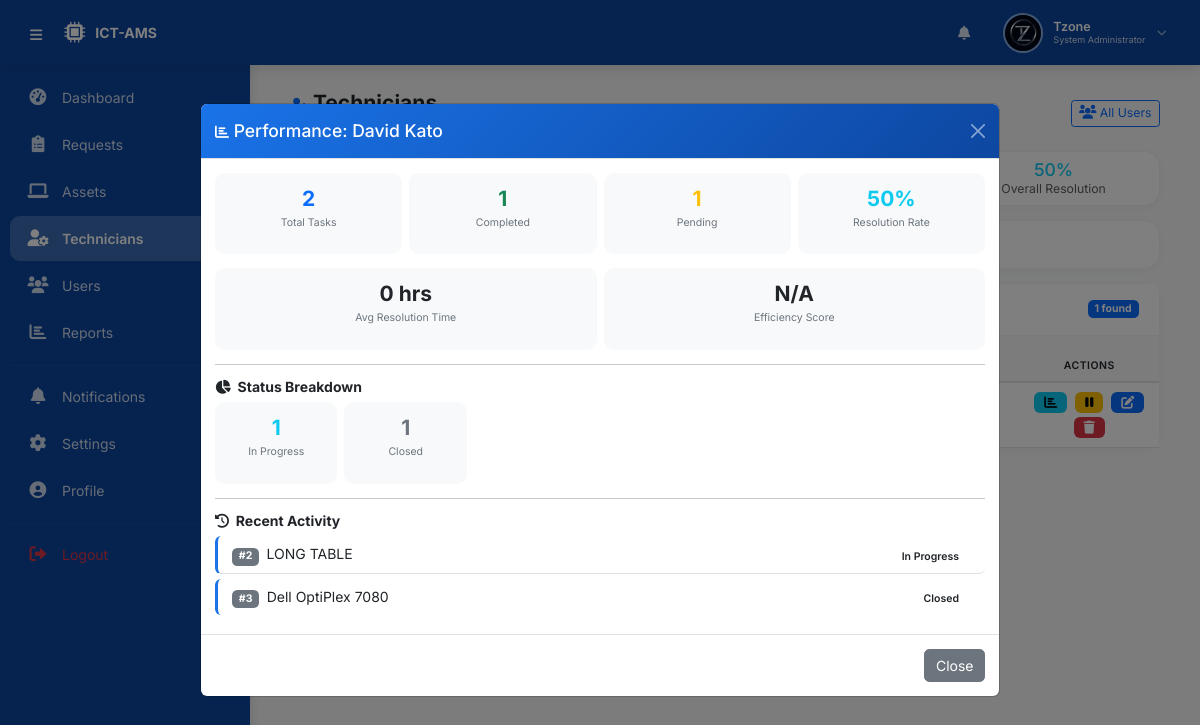
The app's page /public/admin/technicians.php?view=2 (signed in) with its own data.
### tables this page shows
CREATE TABLE `users` (
  `user_id` int(11) NOT NULL,
  `first_name` varchar(50) NOT NULL,
  `last_name` varchar(50) NOT NULL,
  `email` varchar(100) NOT NULL,
  `phone` varchar(20) NOT NULL,
  `password` varchar(255) NOT NULL,
  `role` enum('System Administrator','ICT Technician','Staff') NOT NULL,
  `department` varchar(100) DEFAULT NULL,
  `profile_picture` varchar(255) DEFAULT NULL,
  `status` enum('active','inactive') DEFAULT 'active',
  `created_at` timestamp NOT NULL DEFAULT current_timestamp(),
  `updated_at` timestamp NOT NULL DEFAULT current_timestamp() ON UPDATE current_timestamp()
);

CREATE TABLE `maintenance_requests` (
  `request_id` int(11) NOT NULL,
  `asset_id` int(11) NOT NULL,
  `reported_by` int(11) NOT NULL,
  `assigned_to` int(11) DEFAULT NULL,
  `issue_description` text NOT NULL,
  `priority` enum('Low','Medium','High','Critical') DEFAULT 'Medium',
  `status` enum('Pending','Assigned','In Progress','Resolved','Closed') DEFAULT 'Pending',
  `reported_at` timestamp NOT NULL DEFAULT current_timestamp(),
  `assigned_at` timestamp NULL DEFAULT NULL,
  `resolved_at` timestamp NULL DEFAULT NULL,
  `closed_at` timestamp NULL DEFAULT NULL,
  `resolution_notes` text DEFAULT NULL,
  `qr_scanned` tinyint(1) DEFAULT 0 COMMENT 'Reported via QR scan'
);

CREATE TABLE `assets` (
  `asset_id` int(11) NOT NULL,
  `asset_tag` varchar(50) NOT NULL,
  `qr_code` varchar(100) NOT NULL,
  `qr_image` varchar(255) DEFAULT NULL COMMENT 'Path to QR code image',
  `name` varchar(100) NOT NULL,
  `category` varchar(50) NOT NULL,
  `model` varchar(50) DEFAULT NULL,
  `serial_number` varchar(50) DEFAULT NULL,
  `location` varchar(100) DEFAULT NULL,
  `purchase_date` date DEFAULT NULL,
  `warranty_expiry` date DEFAULT NULL,
  `status` enum('Available','In Use','Under Maintenance','Retired') DEFAULT 'Available',
  `assigned_to` int(11) DEFAULT NULL,
  `last_maintenance_date` date DEFAULT NULL,
  `next_maintenance_date` date DEFAULT NULL,
  `created_at` timestamp NOT NULL DEFAULT current_timestamp(),
  `updated_at` timestamp NOT NULL DEFAULT current_timestamp() ON UPDATE current_timestamp()
);

### public/admin/technicians.php (the view, shortened to what the rows shown need)
<?php
require_once __DIR__ . '/../includes/settings_helper.php';
$db = getDB();
$sql = "SELECT u.*,
               COUNT(r.request_id) as total_tasks,
               SUM(CASE WHEN r.status IN ('Resolved', 'Closed') THEN 1 ELSE 0 END) as completed_tasks,
               SUM(CASE WHEN r.status NOT IN ('Resolved', 'Closed') THEN 1 ELSE 0 END) as pending_tasks,
               AVG(TIMESTAMPDIFF(HOUR, r.assigned_at, r.resolved_at)) as avg_resolution_hours,
               MAX(r.resolved_at) as last_completed
        FROM users u
        LEFT JOIN maintenance_requests r ON u.user_id = r.assigned_to
        WHERE u.role = 'ICT Technician'";
$params = [];
$sql .= " GROUP BY u.user_id ORDER BY completed_tasks DESC, total_tasks DESC";
$stmt = $db->prepare($sql);
$stmt->execute($params);
$technicians = $stmt->fetchAll();
$view_tech = null;
if (isset($_GET['view']) && intval($_GET['view']) > 0) {
    $view_id = intval($_GET['view']);
    $stmt = $db->prepare("SELECT u.*,
                                  COUNT(r.request_id) as total_tasks,
                                  SUM(CASE WHEN r.status IN ('Resolved', 'Closed') THEN 1 ELSE 0 END) as completed_tasks,
                                  SUM(CASE WHEN r.status NOT IN ('Resolved', 'Closed') THEN 1 ELSE 0 END) as pending_tasks,
                                  AVG(TIMESTAMPDIFF(HOUR, r.assigned_at, r.resolved_at)) as avg_resolution_hours,
                                  MAX(r.resolved_at) as last_completed,
                                  (SELECT AVG(TIMESTAMPDIFF(HOUR, assigned_at, resolved_at))
                                   FROM maintenance_requests
                                   WHERE assigned_at IS NOT NULL AND resolved_at IS NOT NULL) as overall_avg
                           FROM users u
                           LEFT JOIN maintenance_requests r ON u.user_id = r.assigned_to
                           WHERE u.user_id = ? AND u.role = 'ICT Technician'
                           GROUP BY u.user_id");
    $stmt->execute([$view_id]);
    $view_tech = $stmt->fetch();
    if ($view_tech) {
        $stmt = $db->prepare("SELECT status, COUNT(*) as count
                               FROM maintenance_requests
                               WHERE assigned_to = ?
                               GROUP BY status");
        $stmt->execute([$view_id]);
        $view_tech['status_breakdown'] = $stmt->fetchAll();
        $stmt = $db->prepare("SELECT r.request_id, a.name as asset_name, r.status
                               FROM maintenance_requests r
                               LEFT JOIN assets a ON r.asset_id = a.asset_id
                               WHERE r.assigned_to = ?
                               LIMIT 10");
        $stmt->execute([$view_id]);
        $view_tech['recent_activity'] = $stmt->fetchAll();
    }
}
include __DIR__ . '/../includes/header.php';
?>
<div class="container-fluid">
    <div class="card">
        <div class="card-body p-0">
            <div class="table-responsive">
                <table class="table table-hover mb-0">
                    <thead>
                        <tr>
                            <th>#</th>
                            <th>Technician</th>
                            <th>Email</th>
                            <th>Department</th>
                            <th>Status</th>
                            <th>Tasks</th>
                            <th>Completed</th>
                            <th>Resolution Rate</th>
                            <th>Avg Time</th>
                            <th class="text-center">Actions</th>
                        </tr>
                    </thead>
                    <tbody>
                        <?php if (count($technicians) > 0): ?>
                            <?php $counter = 1; ?>
                            <?php foreach ($technicians as $tech):
                                $total_tasks = $tech['total_tasks'] ?? 0;
                                $completed_tasks = $tech['completed_tasks'] ?? 0;
                                $resolution_rate = ($total_tasks > 0) ? round(($completed_tasks / $total_tasks) * 100, 1) : 0;
                                $avg_time = $tech['avg_resolution_hours'] ? round($tech['avg_resolution_hours'], 1) . ' hrs' : 'N/A';
                                $initials = substr($tech['first_name'] ?? 'U', 0, 1) . substr($tech['last_name'] ?? 'N', 0, 1);
                                $status_class = $tech['status'] === 'active' ? 'status-active' : 'status-inactive';
                            ?>
                                <tr>
                                    <td><?php echo $counter++; ?></td>
                                    <td>
                                        <div class="d-flex align-items-center gap-2">
                                            <div class="user-avatar-mini"><?php echo strtoupper($initials); ?></div>
                                            <div>
                                                <strong><?php echo htmlspecialchars($tech['first_name'] . ' ' . $tech['last_name']); ?></strong>
                                            </div>
                                        </div>
                                    </td>
                                    <td><?php echo htmlspecialchars($tech['email']); ?></td>
                                    <td><?php echo htmlspecialchars($tech['department'] ?? 'N/A'); ?></td>
                                    <td><span class="status-badge <?php echo $status_class; ?>"><?php echo ucfirst($tech['status']); ?></span></td>
                                    <td><?php echo $total_tasks; ?></td>
                                    <td><?php echo $completed_tasks; ?></td>
                                    <td>
                                        <?php if ($total_tasks > 0): ?>
                                            <div class="d-flex align-items-center gap-2">
                                                <span><?php echo $resolution_rate; ?>%</span>
                                            </div>
                                        <?php else: ?>
                                            <span class="text-muted">N/A</span>
                                        <?php endif; ?>
                                    </td>
                                    <td><?php echo $avg_time; ?></td>
                                    <td class="text-center">
                                        <a href="?view=<?php echo $tech['user_id']; ?>" class="btn btn-sm btn-info btn-action" title="View Performance">
                                            <i class="fas fa-chart-bar"></i>
                                        </a>
                                        <button class="btn btn-sm btn-<?php echo $tech['status'] === 'active' ? 'warning' : 'success'; ?> btn-action"
                                                onclick="showConfirm('<?php echo $tech['status'] === 'active' ? 'deactivate' : 'activate'; ?>', '<?php echo htmlspecialchars($tech['first_name']); ?>', <?php echo $tech['user_id']; ?>)"
                                                title="<?php echo $tech['status'] === 'active' ? 'Deactivate' : 'Activate'; ?>">
                                            <i class="fas fa-<?php echo $tech['status'] === 'active' ? 'pause' : 'play'; ?>"></i>
                                        </button>
                                        <a href="users.php?edit=<?php echo $tech['user_id']; ?>" class="btn btn-sm btn-primary btn-action" title="Edit">
                                            <i class="fas fa-edit"></i>
                                        </a>
                                        <button class="btn btn-sm btn-danger btn-action"
                                                onclick="showConfirm('delete', '<?php echo htmlspecialchars($tech['first_name']); ?>', <?php echo $tech['user_id']; ?>)"
                                                title="Delete">
                                            <i class="fas fa-trash"></i>
                                        </button>
                                    </td>
                                </tr>
                            <?php endforeach; ?>
                        <?php endif; ?>
                    </tbody>
                </table>
            </div>
        </div>
    </div>
</div>
<?php if ($view_tech): ?>
<div class="modal fade" id="viewModal" tabindex="-1" aria-hidden="true" data-bs-backdrop="static">
    <div class="modal-dialog modal-dialog-centered modal-lg">
        <div class="modal-content">
            <div class="modal-body">
                <?php if (!empty($view_tech['recent_activity'])): ?>
                <div class="activity-list">
                    <ul class="list-group list-group-flush">
                        <?php foreach ($view_tech['recent_activity'] as $activity): ?>
                            <li class="list-group-item d-flex justify-content-between align-items-center">
                                <span>
                                    <span class="badge bg-secondary me-1">#<?php echo $activity['request_id']; ?></span>
                                    <?php echo htmlspecialchars($activity['asset_name'] ?? 'Asset'); ?>
                                </span>
                                <span>
                                    <span class="status-badge status-<?php echo str_replace(' ', '-', $activity['status']); ?>"><?php echo $activity['status']; ?></span>
                                </span>
                            </li>
                        <?php endforeach; ?>
                    </ul>
                </div>
                <?php endif; ?>
            </div>
        </div>
    </div>
</div>
<?php endif; ?>
<?php include __DIR__ . '/../includes/footer.php'; ?>

### public/includes/header.php (shortened to what the rows shown need)
<?php
require_once __DIR__ . '/profile_helper.php';
require_once __DIR__ . '/settings_helper.php';
$settings = getUserSettings($_SESSION['user_id']);
$user_id = $_SESSION['user_id'];
$first_name = $_SESSION['first_name'] ?? 'User';
$last_name = $_SESSION['last_name'] ?? '';
$profile_picture = getProfilePicture($user_id);
$initials = getUserInitials($user_id);
$full_name = trim($first_name . ' ' . $last_name);
$sidebar_collapsed = isset($settings['sidebar_collapsed']) ? (int)$settings['sidebar_collapsed'] : 0;
?>
<!DOCTYPE html>
<html lang="en">
<head>
    <link href="https://cdn.jsdelivr.net/npm/bootstrap@5.3.0-alpha1/dist/css/bootstrap.min.css" rel="stylesheet">
    <link rel="stylesheet" href="https://cdnjs.cloudflare.com/ajax/libs/font-awesome/6.0.0-beta3/css/all.min.css">
</head>
<body>
<header class="top-header">
    <div class="header-right">
        <div class="user-avatar-wrapper dropdown" data-bs-toggle="dropdown" aria-expanded="false">
            <div class="avatar-circle <?php echo !empty($profile_picture) ? 'has-image' : ''; ?>">
                <?php if (!empty($profile_picture) && file_exists(__DIR__ . '/../../assets/uploads/profiles/' . basename($profile_picture))): ?>
                    <img src="<?php echo $profile_picture; ?>" alt="<?php echo $full_name; ?>">
                <?php else: ?>
                    <?php echo $initials; ?>
                <?php endif; ?>
            </div>
        </div>
    </div>
</header>
<div class="main-content <?php echo $sidebar_collapsed ? 'expanded' : ''; ?>" id="mainContent">

### records on screen
users: profile_picture (picture)
maintenance_requests: request_id "2", asset.name "LONG TABLE", status "In Progress"
maintenance_requests: request_id "3", asset.name "Dell OptiPlex 7080", status "Closed"

### other values on screen
APP_SHORT "ICT-AMS"
$first_name "Tzone"
$role "System Administrator"
$label "Dashboard"
$label "Requests"
$label "Assets"
$label "Technicians"
$label "Users"
$label "Reports"
$label "Notifications"
$label "Settings"
$label "Profile"
$label "Logout"
$overall_resolution "50"
$total "1"
